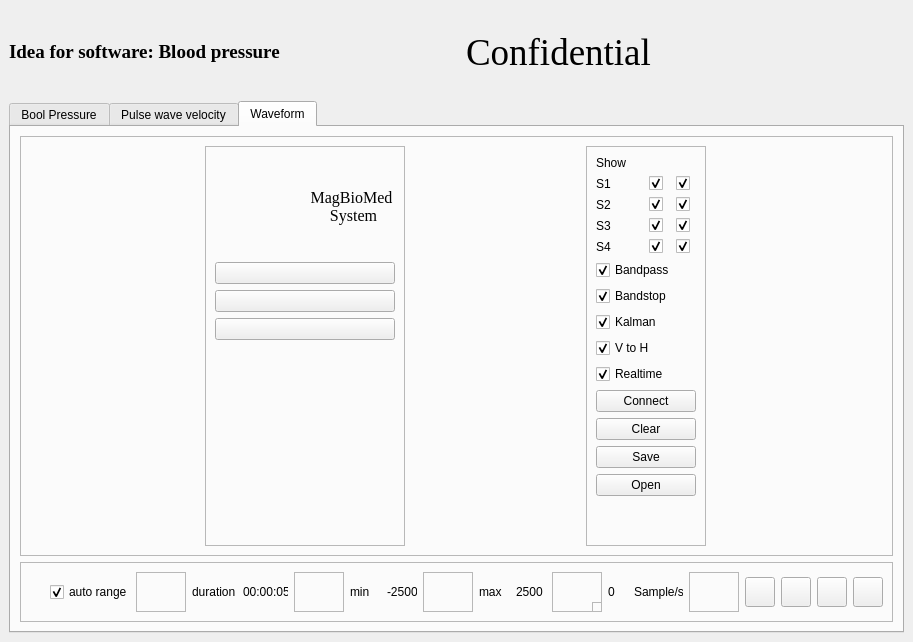
<?xml version="1.0" encoding="UTF-8"?>
<ui version="4.0">
 <class>MainWindow</class>
 <widget class="QMainWindow" name="MainWindow">
  <property name="geometry">
   <rect>
    <x>0</x>
    <y>0</y>
    <width>913</width>
    <height>642</height>
   </rect>
  </property>
  <property name="windowTitle">
   <string>MainWindow</string>
  </property>
  <property name="styleSheet">
   <string notr="true"/>
  </property>
  <widget class="QWidget" name="centralwidget">
   <layout class="QVBoxLayout" name="verticalLayout_10">
    <item>
     <layout class="QHBoxLayout" name="horizontalLayout">
      <item>
       <widget class="QLabel" name="windown_title">
        <property name="font">
         <font>
          <family>Times New Roman</family>
          <pointsize>14</pointsize>
          <bold>true</bold>
         </font>
        </property>
        <property name="text">
         <string>Idea for software: Blood pressure</string>
        </property>
       </widget>
      </item>
      <item>
       <spacer name="horizontalSpacer">
        <property name="orientation">
         <enum>Qt::Horizontal</enum>
        </property>
        <property name="sizeHint" stdset="0">
         <size>
          <width>40</width>
          <height>20</height>
         </size>
        </property>
       </spacer>
      </item>
      <item>
       <widget class="QLabel" name="icon1">
        <property name="minimumSize">
         <size>
          <width>63</width>
          <height>52</height>
         </size>
        </property>
        <property name="maximumSize">
         <size>
          <width>63</width>
          <height>52</height>
         </size>
        </property>
        <property name="styleSheet">
         <string notr="true">image: url(:/image/prefix1/config-removebg-preview.png);</string>
        </property>
        <property name="text">
         <string/>
        </property>
       </widget>
      </item>
      <item>
       <widget class="QLabel" name="label_8">
        <property name="font">
         <font>
          <family>Times New Roman</family>
          <pointsize>28</pointsize>
         </font>
        </property>
        <property name="text">
         <string>Confidential</string>
        </property>
       </widget>
      </item>
      <item>
       <widget class="QLabel" name="icon">
        <property name="minimumSize">
         <size>
          <width>247</width>
          <height>86</height>
         </size>
        </property>
        <property name="maximumSize">
         <size>
          <width>247</width>
          <height>86</height>
         </size>
        </property>
        <property name="styleSheet">
         <string notr="true">image: url(:/image/prefix1/icon-removebg-preview.png);</string>
        </property>
        <property name="text">
         <string/>
        </property>
       </widget>
      </item>
     </layout>
    </item>
    <item>
     <widget class="QTabWidget" name="BloodPressureTab">
      <property name="styleSheet">
       <string notr="true"/>
      </property>
      <property name="currentIndex">
       <number>2</number>
      </property>
      <widget class="QWidget" name="tab_BoolPressure">
       <attribute name="title">
        <string>Bool Pressure</string>
       </attribute>
       <layout class="QVBoxLayout" name="verticalLayout_5">
        <item>
         <layout class="QHBoxLayout" name="horizontalLayout_2">
          <item>
           <layout class="QVBoxLayout" name="verticalLayout_2">
            <item>
             <layout class="QVBoxLayout" name="verticalLayout">
              <item>
               <widget class="QLabel" name="label">
                <property name="maximumSize">
                 <size>
                  <width>16777215</width>
                  <height>30</height>
                 </size>
                </property>
                <property name="font">
                 <font>
                  <family>Times New Roman</family>
                  <pointsize>12</pointsize>
                 </font>
                </property>
                <property name="text">
                 <string>Display heart rate in realtime</string>
                </property>
                <property name="alignment">
                 <set>Qt::AlignCenter</set>
                </property>
               </widget>
              </item>
              <item>
               <widget class="QLabel" name="heart_rate_output">
                <property name="maximumSize">
                 <size>
                  <width>16777215</width>
                  <height>30</height>
                 </size>
                </property>
                <property name="font">
                 <font>
                  <family>Times New Roman</family>
                  <pointsize>16</pointsize>
                  <bold>true</bold>
                 </font>
                </property>
                <property name="text">
                 <string>75</string>
                </property>
                <property name="alignment">
                 <set>Qt::AlignCenter</set>
                </property>
               </widget>
              </item>
             </layout>
            </item>
            <item>
             <widget class="QPushButton" name="bt_save_heart_beat">
              <property name="maximumSize">
               <size>
                <width>60</width>
                <height>30</height>
               </size>
              </property>
              <property name="font">
               <font>
                <family>Times New Roman</family>
                <pointsize>12</pointsize>
               </font>
              </property>
              <property name="text">
               <string>SAVE</string>
              </property>
             </widget>
            </item>
            <item>
             <widget class="Line" name="line_5">
              <property name="orientation">
               <enum>Qt::Horizontal</enum>
              </property>
             </widget>
            </item>
            <item>
             <layout class="QGridLayout" name="heart_beat_view"/>
            </item>
           </layout>
          </item>
          <item>
           <widget class="Line" name="line">
            <property name="orientation">
             <enum>Qt::Vertical</enum>
            </property>
           </widget>
          </item>
          <item>
           <layout class="QVBoxLayout" name="verticalLayout_4">
            <item>
             <layout class="QVBoxLayout" name="verticalLayout_3">
              <item>
               <widget class="QLabel" name="label_3">
                <property name="maximumSize">
                 <size>
                  <width>16777215</width>
                  <height>30</height>
                 </size>
                </property>
                <property name="font">
                 <font>
                  <family>Times New Roman</family>
                  <pointsize>12</pointsize>
                 </font>
                </property>
                <property name="text">
                 <string>Display blood pressure in realtime</string>
                </property>
                <property name="alignment">
                 <set>Qt::AlignCenter</set>
                </property>
               </widget>
              </item>
              <item>
               <widget class="QLabel" name="label_4">
                <property name="maximumSize">
                 <size>
                  <width>16777215</width>
                  <height>30</height>
                 </size>
                </property>
                <property name="font">
                 <font>
                  <family>Times New Roman</family>
                  <pointsize>16</pointsize>
                  <bold>true</bold>
                 </font>
                </property>
                <property name="text">
                 <string/>
                </property>
                <property name="alignment">
                 <set>Qt::AlignCenter</set>
                </property>
               </widget>
              </item>
             </layout>
            </item>
            <item>
             <widget class="QPushButton" name="bt_save_voltage">
              <property name="maximumSize">
               <size>
                <width>60</width>
                <height>30</height>
               </size>
              </property>
              <property name="font">
               <font>
                <family>Times New Roman</family>
                <pointsize>12</pointsize>
               </font>
              </property>
              <property name="text">
               <string>SAVE</string>
              </property>
             </widget>
            </item>
            <item>
             <widget class="Line" name="line_4">
              <property name="orientation">
               <enum>Qt::Horizontal</enum>
              </property>
             </widget>
            </item>
            <item>
             <layout class="QGridLayout" name="blood_pressure_view"/>
            </item>
           </layout>
          </item>
         </layout>
        </item>
       </layout>
      </widget>
      <widget class="QWidget" name="tab_PulseWave">
       <attribute name="title">
        <string>Pulse wave velocity</string>
       </attribute>
       <layout class="QHBoxLayout" name="horizontalLayout_5">
        <item>
         <widget class="QFrame" name="frame">
          <property name="maximumSize">
           <size>
            <width>150</width>
            <height>16777215</height>
           </size>
          </property>
          <property name="frameShape">
           <enum>QFrame::StyledPanel</enum>
          </property>
          <property name="frameShadow">
           <enum>QFrame::Raised</enum>
          </property>
          <layout class="QVBoxLayout" name="verticalLayout_7">
           <item>
            <layout class="QHBoxLayout" name="horizontalLayout_4">
             <item>
              <widget class="QLabel" name="label_2">
               <property name="maximumSize">
                <size>
                 <width>30</width>
                 <height>16777215</height>
                </size>
               </property>
               <property name="font">
                <font>
                 <family>Times New Roman</family>
                 <pointsize>12</pointsize>
                </font>
               </property>
               <property name="text">
                <string>L</string>
               </property>
              </widget>
             </item>
             <item>
              <widget class="QLineEdit" name="lineEdit">
               <property name="maximumSize">
                <size>
                 <width>100</width>
                 <height>16777215</height>
                </size>
               </property>
               <property name="inputMask">
                <string/>
               </property>
              </widget>
             </item>
            </layout>
           </item>
           <item>
            <widget class="QLabel" name="label_5">
             <property name="maximumSize">
              <size>
               <width>200</width>
               <height>16777215</height>
              </size>
             </property>
             <property name="font">
              <font>
               <family>Times New Roman</family>
               <pointsize>12</pointsize>
              </font>
             </property>
             <property name="text">
              <string>&lt;html&gt;&lt;head/&gt;&lt;body&gt;&lt;p align=&quot;center&quot;&gt;PWV = L/&lt;span style=&quot; font-family:'Calibri'; font-weight:700; color:#000000;&quot;&gt;∆&lt;/span&gt;&lt;span style=&quot; font-family:'Calibri'; font-weight:700; font-style:italic; color:#000000;&quot;&gt;t&lt;/span&gt;&lt;/p&gt;&lt;/body&gt;&lt;/html&gt;</string>
             </property>
            </widget>
           </item>
           <item>
            <spacer name="verticalSpacer_3">
             <property name="orientation">
              <enum>Qt::Vertical</enum>
             </property>
             <property name="sizeHint" stdset="0">
              <size>
               <width>20</width>
               <height>131</height>
              </size>
             </property>
            </spacer>
           </item>
          </layout>
         </widget>
        </item>
        <item>
         <widget class="Line" name="line_2">
          <property name="orientation">
           <enum>Qt::Vertical</enum>
          </property>
         </widget>
        </item>
        <item>
         <layout class="QVBoxLayout" name="verticalLayout_9">
          <item>
           <layout class="QVBoxLayout" name="verticalLayout_8">
            <item>
             <widget class="QLabel" name="label_6">
              <property name="font">
               <font>
                <family>Times New Roman</family>
                <pointsize>12</pointsize>
               </font>
              </property>
              <property name="text">
               <string>PWV values in real-time</string>
              </property>
              <property name="alignment">
               <set>Qt::AlignCenter</set>
              </property>
             </widget>
            </item>
            <item>
             <widget class="QLabel" name="label_7">
              <property name="font">
               <font>
                <family>Times New Roman</family>
                <pointsize>20</pointsize>
               </font>
              </property>
              <property name="text">
               <string>100 m/s</string>
              </property>
              <property name="alignment">
               <set>Qt::AlignCenter</set>
              </property>
             </widget>
            </item>
            <item>
             <widget class="Line" name="line_3">
              <property name="orientation">
               <enum>Qt::Horizontal</enum>
              </property>
             </widget>
            </item>
           </layout>
          </item>
          <item>
           <widget class="QPushButton" name="pushButton">
            <property name="maximumSize">
             <size>
              <width>60</width>
              <height>30</height>
             </size>
            </property>
            <property name="text">
             <string>SAVE</string>
            </property>
           </widget>
          </item>
          <item>
           <layout class="QGridLayout" name="PWV_view"/>
          </item>
         </layout>
        </item>
       </layout>
      </widget>
      <widget class="QWidget" name="tab_waveform">
       <attribute name="title">
        <string>Waveform</string>
       </attribute>
       <layout class="QVBoxLayout" name="verticalLayout_16">
        <item>
         <widget class="QFrame" name="frame_4">
          <property name="frameShape">
           <enum>QFrame::StyledPanel</enum>
          </property>
          <property name="frameShadow">
           <enum>QFrame::Raised</enum>
          </property>
          <layout class="QHBoxLayout" name="horizontalLayout_15">
           <item>
            <widget class="QFrame" name="frame_2">
             <property name="minimumSize">
              <size>
               <width>200</width>
               <height>0</height>
              </size>
             </property>
             <property name="maximumSize">
              <size>
               <width>200</width>
               <height>16777215</height>
              </size>
             </property>
             <property name="styleSheet">
              <string notr="true"/>
             </property>
             <property name="frameShape">
              <enum>QFrame::StyledPanel</enum>
             </property>
             <property name="frameShadow">
              <enum>QFrame::Raised</enum>
             </property>
             <layout class="QVBoxLayout" name="verticalLayout_6">
              <item>
               <layout class="QHBoxLayout" name="horizontalLayout_3">
                <item>
                 <widget class="QLabel" name="label_10">
                  <property name="minimumSize">
                   <size>
                    <width>0</width>
                    <height>100</height>
                   </size>
                  </property>
                  <property name="maximumSize">
                   <size>
                    <width>200</width>
                    <height>200</height>
                   </size>
                  </property>
                  <property name="font">
                   <font>
                    <family>Times New Roman</family>
                    <pointsize>12</pointsize>
                    <bold>true</bold>
                   </font>
                  </property>
                  <property name="styleSheet">
                   <string notr="true">image: url(:/image/prefix1/MPL_U_Logo-removebg-preview.png);</string>
                  </property>
                  <property name="text">
                   <string/>
                  </property>
                 </widget>
                </item>
                <item>
                 <widget class="QLabel" name="label_9">
                  <property name="minimumSize">
                   <size>
                    <width>0</width>
                    <height>100</height>
                   </size>
                  </property>
                  <property name="maximumSize">
                   <size>
                    <width>200</width>
                    <height>200</height>
                   </size>
                  </property>
                  <property name="font">
                   <font>
                    <family>Times New Roman</family>
                    <pointsize>12</pointsize>
                    <bold>false</bold>
                   </font>
                  </property>
                  <property name="styleSheet">
                   <string notr="true"/>
                  </property>
                  <property name="text">
                   <string>MagBioMed
 System</string>
                  </property>
                  <property name="alignment">
                   <set>Qt::AlignCenter</set>
                  </property>
                 </widget>
                </item>
               </layout>
              </item>
              <item>
               <widget class="QPushButton" name="home_button">
                <property name="maximumSize">
                 <size>
                  <width>200</width>
                  <height>16777215</height>
                 </size>
                </property>
                <property name="styleSheet">
                 <string notr="true">image: url(:/image/image/home.png);
</string>
                </property>
                <property name="text">
                 <string/>
                </property>
               </widget>
              </item>
              <item>
               <widget class="QPushButton" name="setting_button">
                <property name="maximumSize">
                 <size>
                  <width>200</width>
                  <height>16777215</height>
                 </size>
                </property>
                <property name="styleSheet">
                 <string notr="true">image: url(:/image/prefix1/image/settings.png);</string>
                </property>
                <property name="text">
                 <string/>
                </property>
               </widget>
              </item>
              <item>
               <widget class="QPushButton" name="info_button">
                <property name="maximumSize">
                 <size>
                  <width>200</width>
                  <height>16777215</height>
                 </size>
                </property>
                <property name="styleSheet">
                 <string notr="true">image: url(:/image/image/info.png);</string>
                </property>
                <property name="text">
                 <string/>
                </property>
               </widget>
              </item>
              <item>
               <spacer name="verticalSpacer_5">
                <property name="orientation">
                 <enum>Qt::Vertical</enum>
                </property>
                <property name="sizeHint" stdset="0">
                 <size>
                  <width>20</width>
                  <height>221</height>
                 </size>
                </property>
               </spacer>
              </item>
             </layout>
            </widget>
           </item>
           <item>
            <layout class="QGridLayout" name="wave_form_view"/>
           </item>
           <item>
            <widget class="QFrame" name="frame_3">
             <property name="maximumSize">
              <size>
               <width>120</width>
               <height>16777215</height>
              </size>
             </property>
             <property name="frameShape">
              <enum>QFrame::StyledPanel</enum>
             </property>
             <property name="frameShadow">
              <enum>QFrame::Raised</enum>
             </property>
             <layout class="QVBoxLayout" name="verticalLayout_15">
              <item>
               <layout class="QVBoxLayout" name="verticalLayout_14">
                <item>
                 <layout class="QVBoxLayout" name="verticalLayout_13">
                  <item>
                   <widget class="QLabel" name="label_15">
                    <property name="text">
                     <string>Show</string>
                    </property>
                   </widget>
                  </item>
                  <item>
                   <layout class="QVBoxLayout" name="verticalLayout_12">
                    <item>
                     <layout class="QHBoxLayout" name="horizontalLayout_11">
                      <item>
                       <widget class="QLabel" name="label_11">
                        <property name="text">
                         <string>S1</string>
                        </property>
                       </widget>
                      </item>
                      <item>
                       <layout class="QHBoxLayout" name="horizontalLayout_7">
                        <item>
                         <widget class="QCheckBox" name="checkBox_6">
                          <property name="text">
                           <string/>
                          </property>
                          <property name="checked">
                           <bool>true</bool>
                          </property>
                         </widget>
                        </item>
                        <item>
                         <widget class="QCheckBox" name="checkBox_7">
                          <property name="text">
                           <string/>
                          </property>
                          <property name="checked">
                           <bool>true</bool>
                          </property>
                         </widget>
                        </item>
                       </layout>
                      </item>
                     </layout>
                    </item>
                    <item>
                     <layout class="QHBoxLayout" name="horizontalLayout_12">
                      <item>
                       <widget class="QLabel" name="label_12">
                        <property name="text">
                         <string>S2</string>
                        </property>
                       </widget>
                      </item>
                      <item>
                       <layout class="QHBoxLayout" name="horizontalLayout_8">
                        <item>
                         <widget class="QCheckBox" name="checkBox_9">
                          <property name="text">
                           <string/>
                          </property>
                          <property name="checked">
                           <bool>true</bool>
                          </property>
                         </widget>
                        </item>
                        <item>
                         <widget class="QCheckBox" name="checkBox_8">
                          <property name="text">
                           <string/>
                          </property>
                          <property name="checked">
                           <bool>true</bool>
                          </property>
                         </widget>
                        </item>
                       </layout>
                      </item>
                     </layout>
                    </item>
                    <item>
                     <layout class="QHBoxLayout" name="horizontalLayout_13">
                      <item>
                       <widget class="QLabel" name="label_13">
                        <property name="text">
                         <string>S3</string>
                        </property>
                       </widget>
                      </item>
                      <item>
                       <layout class="QHBoxLayout" name="horizontalLayout_9">
                        <item>
                         <widget class="QCheckBox" name="checkBox_11">
                          <property name="text">
                           <string/>
                          </property>
                          <property name="checked">
                           <bool>true</bool>
                          </property>
                         </widget>
                        </item>
                        <item>
                         <widget class="QCheckBox" name="checkBox_10">
                          <property name="text">
                           <string/>
                          </property>
                          <property name="checked">
                           <bool>true</bool>
                          </property>
                         </widget>
                        </item>
                       </layout>
                      </item>
                     </layout>
                    </item>
                    <item>
                     <layout class="QHBoxLayout" name="horizontalLayout_14">
                      <item>
                       <widget class="QLabel" name="label_14">
                        <property name="text">
                         <string>S4</string>
                        </property>
                       </widget>
                      </item>
                      <item>
                       <layout class="QHBoxLayout" name="horizontalLayout_10">
                        <item>
                         <widget class="QCheckBox" name="checkBox_13">
                          <property name="text">
                           <string/>
                          </property>
                          <property name="checked">
                           <bool>true</bool>
                          </property>
                         </widget>
                        </item>
                        <item>
                         <widget class="QCheckBox" name="checkBox_12">
                          <property name="text">
                           <string/>
                          </property>
                          <property name="checked">
                           <bool>true</bool>
                          </property>
                         </widget>
                        </item>
                       </layout>
                      </item>
                     </layout>
                    </item>
                   </layout>
                  </item>
                 </layout>
                </item>
                <item>
                 <layout class="QVBoxLayout" name="verticalLayout_11">
                  <item>
                   <widget class="QCheckBox" name="bandpass_checkbox">
                    <property name="text">
                     <string>Bandpass</string>
                    </property>
                    <property name="checked">
                     <bool>true</bool>
                    </property>
                   </widget>
                  </item>
                  <item>
                   <widget class="QCheckBox" name="bandstop_checkbox">
                    <property name="text">
                     <string>Bandstop</string>
                    </property>
                    <property name="checked">
                     <bool>true</bool>
                    </property>
                   </widget>
                  </item>
                  <item>
                   <widget class="QCheckBox" name="kalman_checkbox">
                    <property name="text">
                     <string>Kalman</string>
                    </property>
                    <property name="checked">
                     <bool>true</bool>
                    </property>
                   </widget>
                  </item>
                  <item>
                   <widget class="QCheckBox" name="v_to_h_checkbox">
                    <property name="text">
                     <string>V to H</string>
                    </property>
                    <property name="checked">
                     <bool>true</bool>
                    </property>
                   </widget>
                  </item>
                  <item>
                   <widget class="QCheckBox" name="realtime_checkbox">
                    <property name="text">
                     <string>Realtime</string>
                    </property>
                    <property name="checked">
                     <bool>true</bool>
                    </property>
                   </widget>
                  </item>
                  <item>
                   <widget class="QPushButton" name="connect_button">
                    <property name="text">
                     <string>Connect</string>
                    </property>
                   </widget>
                  </item>
                  <item>
                   <widget class="QPushButton" name="clear_button">
                    <property name="text">
                     <string>Clear</string>
                    </property>
                   </widget>
                  </item>
                  <item>
                   <widget class="QPushButton" name="save_button">
                    <property name="text">
                     <string>Save</string>
                    </property>
                   </widget>
                  </item>
                  <item>
                   <widget class="QPushButton" name="open_button">
                    <property name="text">
                     <string>Open</string>
                    </property>
                   </widget>
                  </item>
                 </layout>
                </item>
               </layout>
              </item>
              <item>
               <spacer name="verticalSpacer_6">
                <property name="orientation">
                 <enum>Qt::Vertical</enum>
                </property>
                <property name="sizeHint" stdset="0">
                 <size>
                  <width>20</width>
                  <height>40</height>
                 </size>
                </property>
               </spacer>
              </item>
             </layout>
            </widget>
           </item>
          </layout>
         </widget>
        </item>
        <item>
         <widget class="QFrame" name="frame_5">
          <property name="minimumSize">
           <size>
            <width>0</width>
            <height>60</height>
           </size>
          </property>
          <property name="frameShape">
           <enum>QFrame::StyledPanel</enum>
          </property>
          <property name="frameShadow">
           <enum>QFrame::Raised</enum>
          </property>
          <layout class="QHBoxLayout" name="horizontalLayout_21">
           <item>
            <spacer name="horizontalSpacer_2">
             <property name="orientation">
              <enum>Qt::Horizontal</enum>
             </property>
             <property name="sizeHint" stdset="0">
              <size>
               <width>40</width>
               <height>20</height>
              </size>
             </property>
            </spacer>
           </item>
           <item>
            <layout class="QHBoxLayout" name="horizontalLayout_19">
             <item>
              <widget class="QCheckBox" name="auto_range_checkbox">
               <property name="minimumSize">
                <size>
                 <width>80</width>
                 <height>0</height>
                </size>
               </property>
               <property name="maximumSize">
                <size>
                 <width>80</width>
                 <height>16777215</height>
                </size>
               </property>
               <property name="text">
                <string>auto range</string>
               </property>
               <property name="checked">
                <bool>true</bool>
               </property>
              </widget>
             </item>
             <item>
              <widget class="QFrame" name="frame_6">
               <property name="minimumSize">
                <size>
                 <width>50</width>
                 <height>0</height>
                </size>
               </property>
               <property name="maximumSize">
                <size>
                 <width>50</width>
                 <height>16777215</height>
                </size>
               </property>
               <property name="frameShape">
                <enum>QFrame::StyledPanel</enum>
               </property>
               <property name="frameShadow">
                <enum>QFrame::Raised</enum>
               </property>
              </widget>
             </item>
             <item>
              <layout class="QHBoxLayout" name="horizontalLayout_6">
               <item>
                <widget class="QLabel" name="label_16">
                 <property name="minimumSize">
                  <size>
                   <width>45</width>
                   <height>0</height>
                  </size>
                 </property>
                 <property name="maximumSize">
                  <size>
                   <width>45</width>
                   <height>16777215</height>
                  </size>
                 </property>
                 <property name="text">
                  <string>duration</string>
                 </property>
                </widget>
               </item>
               <item>
                <widget class="QLabel" name="label_17">
                 <property name="minimumSize">
                  <size>
                   <width>45</width>
                   <height>0</height>
                  </size>
                 </property>
                 <property name="maximumSize">
                  <size>
                   <width>45</width>
                   <height>16777215</height>
                  </size>
                 </property>
                 <property name="text">
                  <string>00:00:05</string>
                 </property>
                </widget>
               </item>
              </layout>
             </item>
             <item>
              <widget class="QFrame" name="frame_7">
               <property name="minimumSize">
                <size>
                 <width>50</width>
                 <height>0</height>
                </size>
               </property>
               <property name="maximumSize">
                <size>
                 <width>50</width>
                 <height>16777215</height>
                </size>
               </property>
               <property name="frameShape">
                <enum>QFrame::StyledPanel</enum>
               </property>
               <property name="frameShadow">
                <enum>QFrame::Raised</enum>
               </property>
              </widget>
             </item>
             <item>
              <layout class="QHBoxLayout" name="horizontalLayout_16">
               <item>
                <widget class="QLabel" name="label_18">
                 <property name="minimumSize">
                  <size>
                   <width>31</width>
                   <height>0</height>
                  </size>
                 </property>
                 <property name="maximumSize">
                  <size>
                   <width>31</width>
                   <height>16777215</height>
                  </size>
                 </property>
                 <property name="text">
                  <string>min</string>
                 </property>
                </widget>
               </item>
               <item>
                <widget class="QLabel" name="label_19">
                 <property name="minimumSize">
                  <size>
                   <width>30</width>
                   <height>0</height>
                  </size>
                 </property>
                 <property name="maximumSize">
                  <size>
                   <width>30</width>
                   <height>16777215</height>
                  </size>
                 </property>
                 <property name="text">
                  <string>-2500</string>
                 </property>
                </widget>
               </item>
              </layout>
             </item>
             <item>
              <widget class="QFrame" name="frame_8">
               <property name="minimumSize">
                <size>
                 <width>50</width>
                 <height>0</height>
                </size>
               </property>
               <property name="maximumSize">
                <size>
                 <width>50</width>
                 <height>16777215</height>
                </size>
               </property>
               <property name="frameShape">
                <enum>QFrame::StyledPanel</enum>
               </property>
               <property name="frameShadow">
                <enum>QFrame::Raised</enum>
               </property>
              </widget>
             </item>
             <item>
              <layout class="QHBoxLayout" name="horizontalLayout_17">
               <item>
                <widget class="QLabel" name="label_21">
                 <property name="minimumSize">
                  <size>
                   <width>31</width>
                   <height>0</height>
                  </size>
                 </property>
                 <property name="maximumSize">
                  <size>
                   <width>31</width>
                   <height>16777215</height>
                  </size>
                 </property>
                 <property name="text">
                  <string>max</string>
                 </property>
                </widget>
               </item>
               <item>
                <widget class="QLabel" name="label_20">
                 <property name="minimumSize">
                  <size>
                   <width>30</width>
                   <height>0</height>
                  </size>
                 </property>
                 <property name="maximumSize">
                  <size>
                   <width>30</width>
                   <height>16777215</height>
                  </size>
                 </property>
                 <property name="text">
                  <string>2500</string>
                 </property>
                </widget>
               </item>
              </layout>
             </item>
             <item>
              <widget class="QFrame" name="frame_9">
               <property name="minimumSize">
                <size>
                 <width>50</width>
                 <height>0</height>
                </size>
               </property>
               <property name="maximumSize">
                <size>
                 <width>50</width>
                 <height>16777215</height>
                </size>
               </property>
               <property name="frameShape">
                <enum>QFrame::StyledPanel</enum>
               </property>
               <property name="frameShadow">
                <enum>QFrame::Raised</enum>
               </property>
               <widget class="QFrame" name="frame_10">
                <property name="geometry">
                 <rect>
                  <x>40</x>
                  <y>30</y>
                  <width>50</width>
                  <height>41</height>
                 </rect>
                </property>
                <property name="minimumSize">
                 <size>
                  <width>50</width>
                  <height>0</height>
                 </size>
                </property>
                <property name="maximumSize">
                 <size>
                  <width>50</width>
                  <height>16777215</height>
                 </size>
                </property>
                <property name="frameShape">
                 <enum>QFrame::StyledPanel</enum>
                </property>
                <property name="frameShadow">
                 <enum>QFrame::Raised</enum>
                </property>
               </widget>
              </widget>
             </item>
             <item>
              <layout class="QHBoxLayout" name="horizontalLayout_18">
               <item>
                <widget class="QLabel" name="label_22">
                 <property name="minimumSize">
                  <size>
                   <width>20</width>
                   <height>0</height>
                  </size>
                 </property>
                 <property name="maximumSize">
                  <size>
                   <width>20</width>
                   <height>16777215</height>
                  </size>
                 </property>
                 <property name="text">
                  <string>0</string>
                 </property>
                </widget>
               </item>
               <item>
                <widget class="QLabel" name="label_23">
                 <property name="minimumSize">
                  <size>
                   <width>49</width>
                   <height>0</height>
                  </size>
                 </property>
                 <property name="maximumSize">
                  <size>
                   <width>49</width>
                   <height>16777215</height>
                  </size>
                 </property>
                 <property name="text">
                  <string>Sample/s</string>
                 </property>
                </widget>
               </item>
              </layout>
             </item>
             <item>
              <widget class="QFrame" name="frame_11">
               <property name="minimumSize">
                <size>
                 <width>50</width>
                 <height>0</height>
                </size>
               </property>
               <property name="maximumSize">
                <size>
                 <width>50</width>
                 <height>16777215</height>
                </size>
               </property>
               <property name="frameShape">
                <enum>QFrame::StyledPanel</enum>
               </property>
               <property name="frameShadow">
                <enum>QFrame::Raised</enum>
               </property>
              </widget>
             </item>
            </layout>
           </item>
           <item>
            <layout class="QHBoxLayout" name="horizontalLayout_20">
             <item>
              <widget class="QPushButton" name="start_draw_chart">
               <property name="minimumSize">
                <size>
                 <width>30</width>
                 <height>30</height>
                </size>
               </property>
               <property name="maximumSize">
                <size>
                 <width>30</width>
                 <height>30</height>
                </size>
               </property>
               <property name="text">
                <string/>
               </property>
               <property name="icon">
                <iconset resource="image.qrc">
                 <normaloff>:/image/image/play.png</normaloff>:/image/image/play.png</iconset>
               </property>
               <property name="iconSize">
                <size>
                 <width>26</width>
                 <height>26</height>
                </size>
               </property>
              </widget>
             </item>
             <item>
              <widget class="QPushButton" name="wait_draw_chart">
               <property name="minimumSize">
                <size>
                 <width>30</width>
                 <height>30</height>
                </size>
               </property>
               <property name="maximumSize">
                <size>
                 <width>30</width>
                 <height>30</height>
                </size>
               </property>
               <property name="text">
                <string/>
               </property>
               <property name="icon">
                <iconset resource="image.qrc">
                 <normaloff>:/image/image/stop.png</normaloff>:/image/image/stop.png</iconset>
               </property>
               <property name="iconSize">
                <size>
                 <width>20</width>
                 <height>20</height>
                </size>
               </property>
              </widget>
             </item>
             <item>
              <widget class="QPushButton" name="stop_draw_char">
               <property name="minimumSize">
                <size>
                 <width>30</width>
                 <height>30</height>
                </size>
               </property>
               <property name="maximumSize">
                <size>
                 <width>30</width>
                 <height>30</height>
                </size>
               </property>
               <property name="text">
                <string/>
               </property>
               <property name="icon">
                <iconset resource="image.qrc">
                 <normaloff>:/image/image/stop-button.png</normaloff>:/image/image/stop-button.png</iconset>
               </property>
               <property name="iconSize">
                <size>
                 <width>20</width>
                 <height>20</height>
                </size>
               </property>
              </widget>
             </item>
             <item>
              <widget class="QPushButton" name="pushButton_12">
               <property name="minimumSize">
                <size>
                 <width>30</width>
                 <height>30</height>
                </size>
               </property>
               <property name="maximumSize">
                <size>
                 <width>30</width>
                 <height>30</height>
                </size>
               </property>
               <property name="text">
                <string/>
               </property>
              </widget>
             </item>
            </layout>
           </item>
          </layout>
         </widget>
        </item>
       </layout>
      </widget>
     </widget>
    </item>
   </layout>
  </widget>
  <action name="actionicon">
   <property name="icon">
    <iconset>
     <normaloff>../../Desktop/EVTeck/MONTPELIER_BiaMedical-master/1.Software/Picture/MPL_U_Logo.bmp</normaloff>../../Desktop/EVTeck/MONTPELIER_BiaMedical-master/1.Software/Picture/MPL_U_Logo.bmp</iconset>
   </property>
   <property name="text">
    <string>icon</string>
   </property>
  </action>
 </widget>
 <resources>
  <include location="image.qrc"/>
 </resources>
 <connections/>
</ui>
